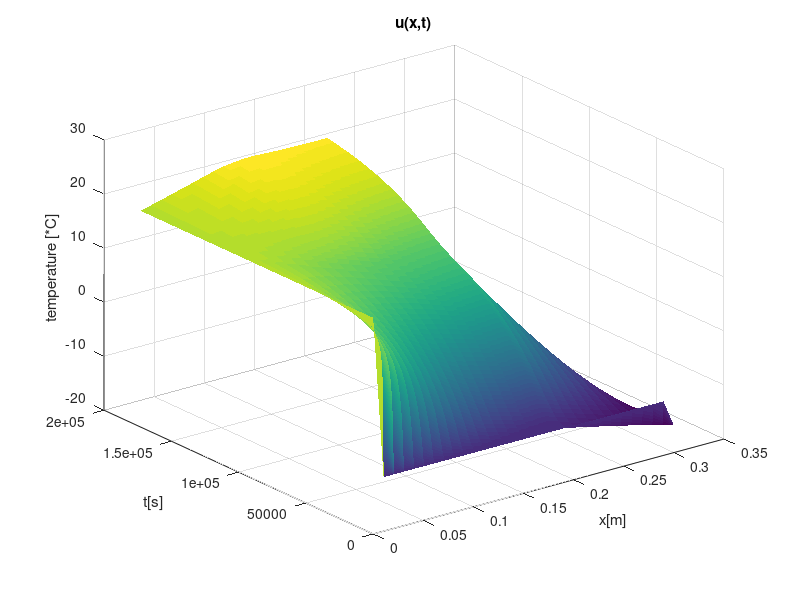
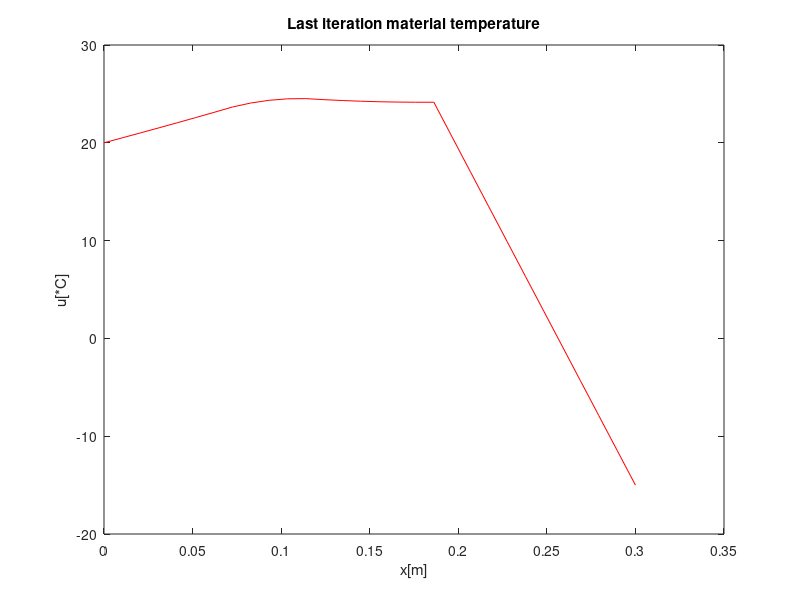

Source code (MATLAB) for these figures, in order:
% Finite Difference Analysis of Transient Heat Transfer in 1D
% The problem concerns solving the heat transfer in 1D using finite difference method.
% The problem is an extension of the topic covered in the lectures:
% finite difference method - lecture 5-6
% and heat transfer - lecture 10.
clear

X = 0.3;            %[m]
dx = 0.01;          %[m]
M = X / dx;         %num of setps for x

T = 48 * 60 * 60;   %[s]
dt = 1;             %[s]
N = T / dt;         %num of steps fot t

%cegla
end_of_brick = 2/3*M;
k(1:end_of_brick) = 0.2;     %heat conductivity [W / (m*K)]
Cp(1:end_of_brick) = 880;    %heat capacity [J / (kg*K)]
p(1:end_of_brick) = 1800;    %density [kg / m^3]

%styropian izolacyjny
k(end_of_brick-1:M) = 0.04;        
Cp(end_of_brick-1:M) = 1300;
p(end_of_brick-1:M) = 25;

% srating temperature
u = zeros(N, M);

u(:,1) = 273.15 + 20;
u(1,2:M-1) = 273.15 + -10;
u(:,M) = 273.15 + -15;

u(2,1:M) = u(1,1:M);

% heat source
f = zeros(N, M);
heat_source_x = 1/3 * M;
f(N/2:N,heat_source_x-2:heat_source_x+2) = 273.15 + 300;

% simulation
w = ((2 * dt) ./ (Cp(2:M-1) .* p(2:M-1) * dx * dx));
for n = 2 : N - 1    
    u(n+1,2:M-1) = w .*...
        ((k(2:M-1) .* (u(n,3:M) - 2 * u(n,2:M-1) + u(n,1:M-2))) + ...
        (0.25 * (k(3:M) - k(1:M-2)) .* (u(n,3:M) - u(n,1:M-2)))) + ...
        f(n+1,2:M-1) ./ (Cp(2:M-1) .* p(2:M-1)) + ...
        u(n,2:M-1);
end

% end result
u = u - 273.15; %K -> *C

figure(1)
surf(linspace(0,X,M), linspace(0,T,N), u(:,1:M), 'EdgeColor', "none")
title('u(x,t)')
xlabel('x[m]')
ylabel('t[s]')
zlabel('temperature [*C]')

figure(2)
plot(linspace(0,X,M), u(N,:).','Color','red')
title('Last iteration material temperature')
xlabel('x[m]')
ylabel('u[*C]')